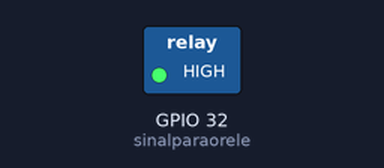
The sketch below on a simulated ESP32. Shown: switched loads named in the sketch (green lamp = pin HIGH).

Above: at 2.5 s.
At 7.5 s:
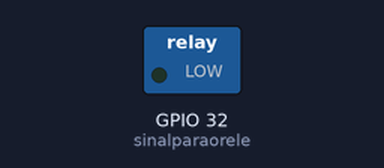
Timing chart, 0 to 13.0 s (numbered marks = the images above):
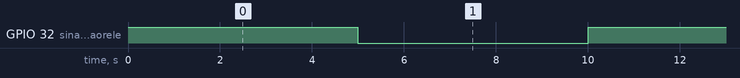

The sketch:

TesteDeRele.ino
```cpp
// Ligar o pino S do rele no pino 7 do Arduino
// Ligar o pino + do rele no pino 5V do Arduino
// Ligar o pino - do rele no pino GND do Arduino

//define a saida a ser utilizada para o acionamento do rele
int sinalparaorele = 32;

void setup()
{
  pinMode(sinalparaorele, OUTPUT); //Define o pino como saida
}

void loop()
{
  digitalWrite(sinalparaorele, HIGH); //Aciona o rele
  delay(5000); //Aguarda 5 segundos
  digitalWrite(sinalparaorele, LOW); //Desliga o rele
  delay(5000); //Aguarda 5 segundos e reinicia o processo
}
```

Measured:
- by itself, GPIO 32 (sinalparaorele): alternates HIGH for 5.0 s and LOW for 5.0 s
